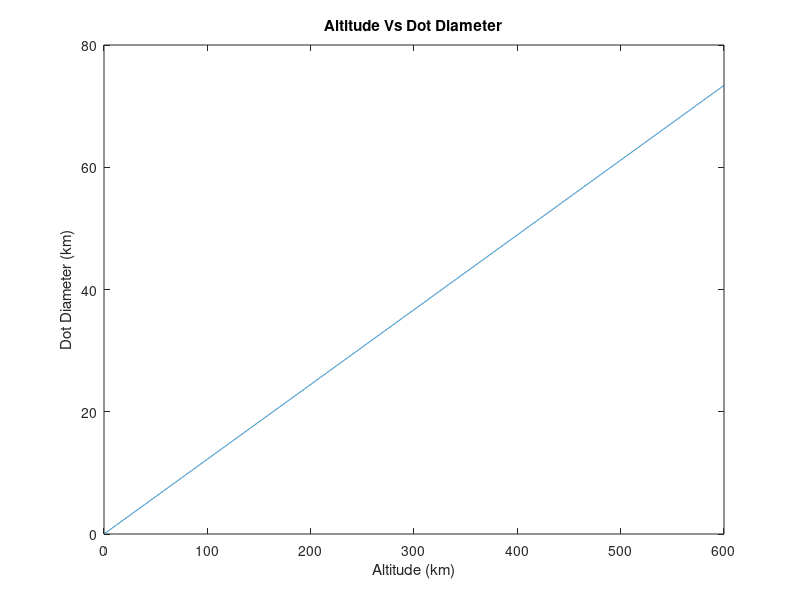
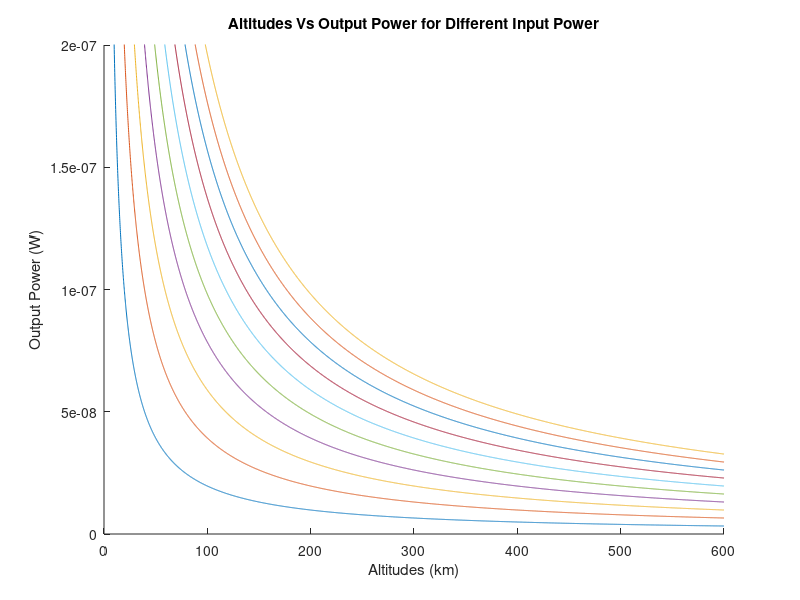

These figures' MATLAB source, in order: (Note: this script raises an error after producing the figures.)
clear
close all

% Plot altitude vs dot diameter
altitudes = 0:0.1:600;
dotDiameters =  2 * tand(7/2) * altitudes;

plot(altitudes(1,:), dotDiameters(1,:))
title("Altitude Vs Dot Diameter")
xlabel("Altitude (km)")
ylabel("Dot Diameter (km)")

% Plot each output power curve
figure
hold on

inputPower = 10:10:100; % Input powers

for power = inputPower
    outputPower = (power * 0.6 * 0.2 ^ 2) ./ (dotDiameters*1000.^2);
    
    plot(altitudes(1,:), outputPower(1,:))
end

title("Altitudes Vs Output Power for Different Input Power")
ylim([0 2*10^-7])
ylabel("Output Power (W)")
xlabel("Altitudes (km)")

leg = legend(string(inputPower) + " W");
title(leg, "Input power")

% Plot each power fraction graph
figure
hold on

powerFraction = (0.6 * 0.2 ^ 2) ./ (dotDiameters*1000.^2);

plot(altitudes(1,:), powerFraction(1,:))
title("Altitudes Vs P_r_x / P_t_x")
ylim([0 0.5*10^-8])
ylabel("P_r_x / P_t_x")
xlabel("Altitudes (km)")
